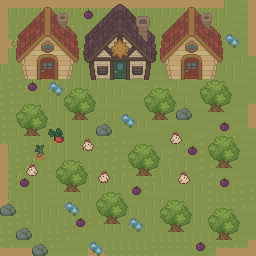

This game map was drawn from its Tiled (.tmx) file and the tilesets committed beside it. A one-line description and the full map source follow:
An orthogonal 32x32 tile map with 8x8 px tiles, 2 tile layers (Tile Layer 1, Tile Layer 2).

<map version="1.10" tiledversion="1.10.1" orientation="orthogonal" renderorder="right-down" width="32" height="32" tilewidth="8" tileheight="8" infinite="0" nextlayerid="4" nextobjectid="1">
 <tileset firstgid="1" source="ter1.tsx" />
 <layer id="1" name="Tile Layer 1" width="32" height="32">
  <data encoding="csv">
1,1,1,1,1,1,1,1,1,1,1,1,1,1,1,1,1,1,1,1,1,1,1,1,1,1,1,1,28,29,30,1,
1,28,28,28,28,28,28,28,28,28,28,28,28,28,28,28,28,28,28,29,28,28,28,28,28,28,28,28,28,29,30,1,
1,54,54,54,54,54,54,54,54,54,54,54,54,54,54,54,54,54,28,28,54,54,54,54,54,54,54,28,29,30,30,1,
1,80,80,80,80,80,80,80,80,80,80,80,80,80,80,80,80,80,54,54,80,80,80,80,80,80,80,28,29,30,56,1,
1,106,106,106,106,106,106,106,106,106,106,106,106,106,106,106,106,106,80,80,106,106,106,106,106,106,28,28,29,30,30,1,
1,105,28,28,28,28,29,30,107,108,82,82,82,28,28,28,28,28,29,30,106,106,106,107,28,29,30,30,30,56,56,1,
1,28,54,54,54,28,28,29,30,28,28,28,28,28,54,54,28,29,30,30,30,30,30,30,30,30,56,56,56,82,82,1,
1,54,80,80,80,54,28,29,30,54,54,54,54,54,28,29,30,30,56,56,56,56,56,56,56,56,82,82,82,108,28,29,
28,80,106,106,106,80,54,28,28,28,28,29,30,28,29,30,56,56,82,82,82,82,82,82,82,82,108,28,28,28,29,30,
54,106,106,107,108,106,28,54,54,54,28,29,30,30,30,56,82,82,108,108,108,108,108,108,108,108,28,54,54,28,29,30,
80,106,107,108,28,28,54,80,80,28,28,28,28,28,29,30,108,108,106,107,108,108,28,29,30,30,54,28,29,30,30,56,
106,107,108,28,54,54,28,28,28,54,54,54,54,54,28,28,29,30,108,30,30,30,30,30,56,28,29,30,30,56,56,82,
106,107,108,54,80,80,28,28,29,30,80,80,80,28,29,30,30,30,30,30,30,30,30,28,29,30,30,56,56,82,82,108,
106,107,108,80,106,28,54,28,28,29,28,29,30,30,30,56,56,56,56,56,56,56,28,29,30,30,56,82,82,108,108,1,
107,108,30,106,28,54,80,54,28,29,28,29,30,28,28,29,30,82,82,82,28,29,30,30,56,56,82,108,108,82,82,1,
107,108,56,28,54,28,106,80,28,29,28,29,28,54,54,55,56,28,28,29,30,30,56,56,82,82,108,56,82,108,108,1,
107,108,28,54,80,54,106,106,28,29,28,29,54,80,80,81,82,30,30,30,56,56,82,82,108,108,81,82,108,30,29,30,
107,108,54,80,106,80,106,107,28,29,28,29,80,106,106,107,108,56,56,56,82,82,108,108,30,106,107,108,108,30,30,30,
1,28,80,106,107,106,28,28,28,29,28,28,106,106,107,108,82,82,82,82,108,108,28,28,29,106,107,108,30,30,30,56,
1,54,106,107,108,28,54,54,28,29,54,54,54,106,107,108,108,108,108,108,28,106,54,28,29,106,107,108,56,56,30,30,
1,80,106,107,28,54,80,80,28,29,80,80,80,80,106,107,108,28,54,54,54,80,80,28,29,106,107,108,82,82,56,56,
1,106,107,28,54,80,106,106,28,29,106,106,106,106,106,107,108,54,80,80,80,28,29,30,30,106,107,108,108,108,82,82,
1,106,28,54,28,29,30,28,29,30,56,28,29,30,28,28,54,80,106,106,28,29,30,30,56,56,106,106,107,108,108,108,
1,106,28,28,28,29,30,28,29,30,82,30,28,28,54,54,80,106,106,28,29,30,30,56,28,28,106,54,54,80,106,107,
1,28,54,54,28,29,30,29,30,56,28,28,54,54,28,29,30,30,30,30,30,56,56,28,28,29,106,80,80,106,106,107,
1,54,80,80,28,29,30,30,28,28,54,54,80,80,28,29,30,56,56,28,28,28,28,54,28,29,106,106,106,106,107,108,
28,80,106,106,28,28,28,28,54,54,80,80,106,106,28,28,28,28,28,54,54,54,54,80,28,29,106,107,108,56,30,30,
54,106,106,107,28,28,54,54,80,80,106,106,107,108,54,54,54,54,54,28,28,28,28,28,28,28,106,107,108,82,56,56,
80,106,107,108,54,54,80,80,106,106,107,108,56,28,28,28,28,28,28,54,54,54,54,54,54,54,106,107,108,108,82,82,
106,106,107,108,80,80,106,106,107,108,56,82,82,54,54,54,54,54,54,80,80,80,80,80,80,80,80,106,107,108,108,108,
106,107,108,108,106,106,107,108,82,82,82,108,108,80,80,80,80,80,80,106,106,106,106,106,106,106,106,106,106,107,108,1,
1,1,1,1,106,107,108,108,108,108,108,1,1,106,106,106,106,106,106,107,108,108,108,82,82,82,108,1,1,1,1,1
</data>
 </layer>
 <layer id="3" name="Tile Layer 2" width="32" height="32">
  <data encoding="csv">
0,0,157,158,159,160,161,162,163,164,165,166,167,168,169,170,171,172,173,174,157,158,159,160,161,162,163,164,0,0,0,0,
0,0,183,184,185,186,187,188,189,190,19,20,193,194,195,196,197,198,199,200,183,184,185,186,187,188,189,190,0,0,0,0,
0,0,209,210,211,212,213,214,215,216,45,46,219,220,221,222,223,224,225,226,209,210,211,212,213,214,215,216,0,0,0,0,
0,0,235,236,237,238,239,240,241,242,243,244,245,246,247,248,249,250,251,252,235,236,237,238,239,240,241,242,0,0,0,0,
0,0,261,262,263,264,265,266,267,268,269,270,271,272,273,274,275,276,277,278,261,262,263,264,265,266,267,268,23,24,0,0,
0,0,287,288,289,290,291,292,293,294,295,296,297,298,299,300,301,302,303,304,287,288,289,290,291,292,293,294,49,50,0,0,
0,0,313,314,315,316,317,318,319,320,321,322,323,324,325,326,327,328,329,330,313,314,315,316,317,318,319,320,0,0,0,0,
0,0,339,340,341,342,343,344,345,346,347,348,349,350,351,352,353,354,355,356,339,340,341,342,343,344,345,346,0,0,0,0,
0,0,365,366,367,368,369,370,371,372,373,374,375,376,377,378,379,380,381,382,365,366,367,368,369,370,371,372,0,0,0,0,
0,0,391,392,393,394,395,396,397,398,399,400,401,402,403,404,405,406,407,408,391,392,393,394,395,396,397,398,0,0,0,0,
0,0,0,19,20,0,23,24,0,0,0,0,0,0,0,0,0,0,0,0,0,0,0,0,0,175,176,177,178,0,0,0,
0,0,0,45,46,0,49,50,175,176,177,178,0,0,0,0,0,0,175,176,177,178,0,0,0,201,202,203,204,0,0,0,
0,0,0,0,0,0,0,0,201,202,203,204,0,0,0,0,0,0,201,202,203,204,0,0,0,227,228,229,230,0,0,0,
0,0,175,176,177,178,0,0,227,228,229,230,0,0,0,0,0,0,227,228,229,230,21,22,0,253,254,255,256,0,0,0,
0,0,201,202,203,204,0,0,253,254,255,256,0,0,0,23,24,0,253,254,255,256,47,48,0,0,0,0,0,0,0,0,
0,0,227,228,229,230,0,0,0,0,0,0,21,22,0,49,50,0,0,0,0,0,0,0,0,0,0,19,20,0,0,0,
0,0,253,254,255,256,489,490,0,0,0,0,47,48,0,0,0,0,0,0,0,417,418,0,0,0,0,45,46,0,0,0,
0,0,0,0,0,0,515,516,0,0,419,420,0,0,0,0,0,0,0,0,0,443,444,0,0,0,175,176,177,178,0,0,
0,0,0,0,435,436,0,0,0,0,445,446,0,0,0,0,175,176,177,178,0,0,0,19,20,0,201,202,203,204,0,0,
0,0,0,0,461,462,0,0,0,0,0,0,0,0,0,0,201,202,203,204,0,0,0,45,46,0,227,228,229,230,0,0,
0,0,0,473,474,0,0,175,176,177,178,0,0,0,0,0,227,228,229,230,0,0,0,0,0,0,253,254,255,256,0,0,
0,0,0,499,500,0,0,201,202,203,204,0,475,476,0,0,253,254,255,256,0,0,421,422,0,0,0,0,0,0,0,0,
0,0,19,20,0,0,0,227,228,229,230,0,501,502,0,0,0,0,0,0,0,0,447,448,0,0,0,19,20,0,0,0,
0,0,45,46,0,0,0,253,254,255,256,0,0,0,0,0,19,20,0,0,0,0,0,0,0,0,0,45,46,0,0,0,
0,0,0,0,0,0,0,0,0,0,0,0,175,176,177,178,45,46,0,0,0,0,0,0,0,0,0,0,0,0,0,0,
21,22,0,0,0,0,0,0,23,24,0,0,201,202,203,204,0,0,0,0,175,176,177,178,0,0,0,0,0,0,0,0,
47,48,0,0,0,0,0,0,49,50,0,0,227,228,229,230,0,0,0,0,201,202,203,204,0,0,175,176,177,178,0,0,
0,0,0,0,0,0,0,0,0,19,20,0,253,254,255,256,23,24,0,0,227,228,229,230,0,0,201,202,203,204,0,0,
0,0,21,22,0,0,0,0,0,45,46,0,0,0,0,0,49,50,0,0,253,254,255,256,0,0,227,228,229,230,0,0,
0,0,47,48,0,0,0,0,0,0,0,0,0,0,0,0,0,0,0,0,0,0,0,0,0,0,253,254,255,256,0,0,
0,0,0,0,21,22,0,0,0,0,0,23,24,0,0,0,0,0,0,0,0,0,0,0,19,20,0,0,0,0,0,0,
0,0,0,0,47,48,0,0,0,0,0,49,50,0,0,0,0,0,0,0,0,0,0,0,45,46,0,0,0,0,0,0
</data>
 </layer>
</map>
